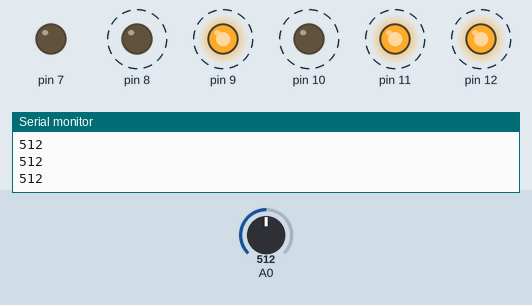
The sketch below on a simulated Arduino Uno, built with avr-gcc and run on an emulated ATmega328P. Parts: output pins drawn as LEDs (lit = HIGH), the last lines printed to the serial monitor. Dashed ring = blinking. Inputs (shaded band) come from the test bench; at power-on: A0 = 512.

Above: at 0.83 s.
1.3 s: A0 set to 132
4.3 s: A0 set to 111
At 4.9 s:
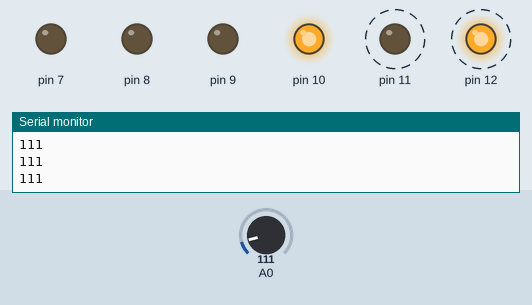
7.3 s: A0 set to 122
At 7.74 s:
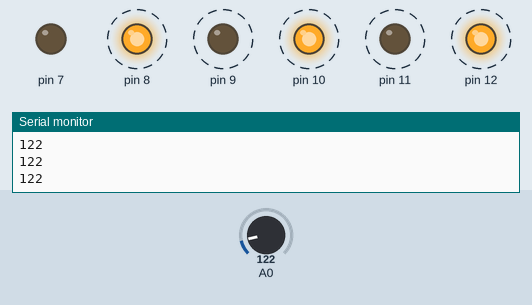
10.3 s: A0 set to 80
At 11.2 s:
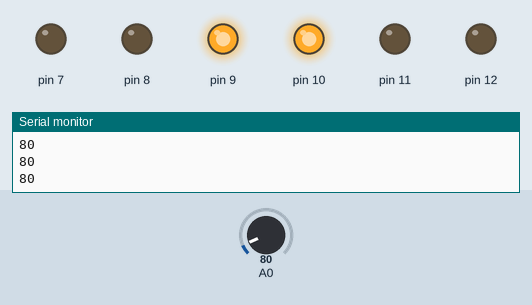
11.8 s: A0 set to 88
At 13.0 s:
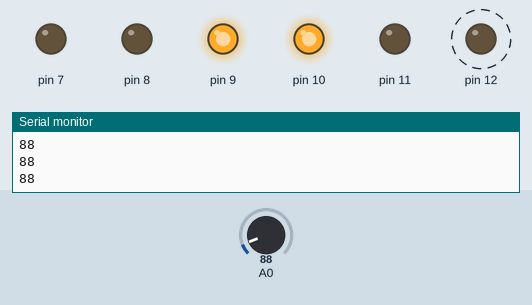
13.3 s: A0 set to 110
At 13.47 s:
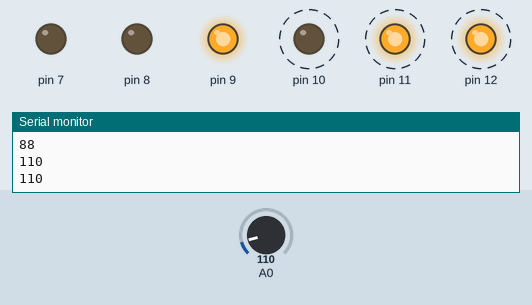
Timing chart, 0 to 17.3 s (numbered marks = the images above; inputs shaded):
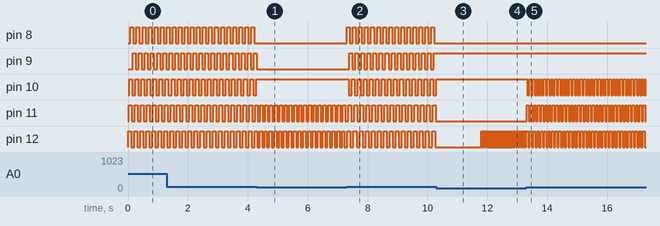

The sketch:

hear2.ino
```cpp
boolean statuslamp; // состояние лампы: true - включено, false - выключено
boolean statulamp;
boolean statlamp;

void setup() {
   pinMode(12,OUTPUT);
   pinMode(11,OUTPUT);
   pinMode(9,OUTPUT);
   pinMode(8,OUTPUT);
   pinMode(7,OUTPUT);
   pinMode(10,OUTPUT);// пин 12 со светодиодом будет выходом (англ. «output»)
   pinMode(A0,INPUT_PULLUP); // к аналоговому входу A0 подключим датчик (англ. «intput»)
   statuslamp=false;
   statulamp=false;
   statlamp=false;
   // начальное состояние - лампа выключена
   Serial.begin(9600); // подключаем монитор порта
}

void loop() {
   Serial.println (analogRead(A0)); // выводим значение датчика на монитор

   if(analogRead(A0)>80) {
      statuslamp=!statuslamp; // меняем статус лампы при регистрации хлопка
      digitalWrite(12,statuslamp); // переключаем светодиод на выходе 12
      //біле
      delay(20); // задержка, "дребезга" хлопков
   }
   if(analogRead(A0)>90) {
      statulamp=!statulamp; // меняем статус лампы при регистрации хлопка
      //delay(100);
      digitalWrite(11,statulamp);
      //жовте
      delay(20); // задержка, "дребезга" хлопков
   }
   if(analogRead(A0)>100) {
      statlamp=!statlamp; // меняем статус лампы при регистрации хлопка
      digitalWrite(10,statlamp);
      //зелене
      delay(20); // задержка, "дребезга" хлопков
}
   if(analogRead(A0)>110) {
      statlamp=!statlamp; // меняем статус лампы при регистрации хлопка
      digitalWrite(9,statlamp);
      //червоне
      delay(20); // задержка, "дребезга" хлопков
}
   if(analogRead(A0)>120) {
      statlamp=!statlamp; // меняем статус лампы при регистрации хлопка
      //голубе
      digitalWrite(8,statlamp); // переключаем светодиод на выходе 12
      delay(20); // задержка, "дребезга" хлопков
}
}
```

Measured:
- the behaviour switches between 121 and 120 on A0 (found by bisection; images 0 and 1)
- the behaviour switches between 80 and 81 on A0 (found by bisection; images 3 and 4)
- after the input at 4.3 s, pin 8, pin 9: stops changing and stays LOW; pin 10: stops changing and stays HIGH
- after the input at 7.3 s, pin 8: alternates HIGH for 0.10 s and LOW for 0.10 s, starting at once; pin 9: alternates HIGH for 0.10 s and LOW for 0.10 s, starting after 0.09 s; pin 10: alternates HIGH for 0.10 s and LOW for 0.10 s, starting after 0.07 s
- after the input at 10.3 s, pin 8, pin 11, pin 12: stops changing and stays LOW; pin 9, pin 10: stops changing and stays HIGH
- after the input at 11.8 s, pin 12: alternates HIGH for 0.02 s and LOW for 0.02 s, starting at once
- after the input at 13.3 s, pin 10, pin 11: alternates HIGH for 0.06 s and LOW for 0.06 s, starting at once; pin 12: alternates HIGH for 0.06 s and LOW for 0.06 s, starting after 0.06 s
- by itself, pin 8–12: alternates HIGH for 0.10 s and LOW for 0.10 s
